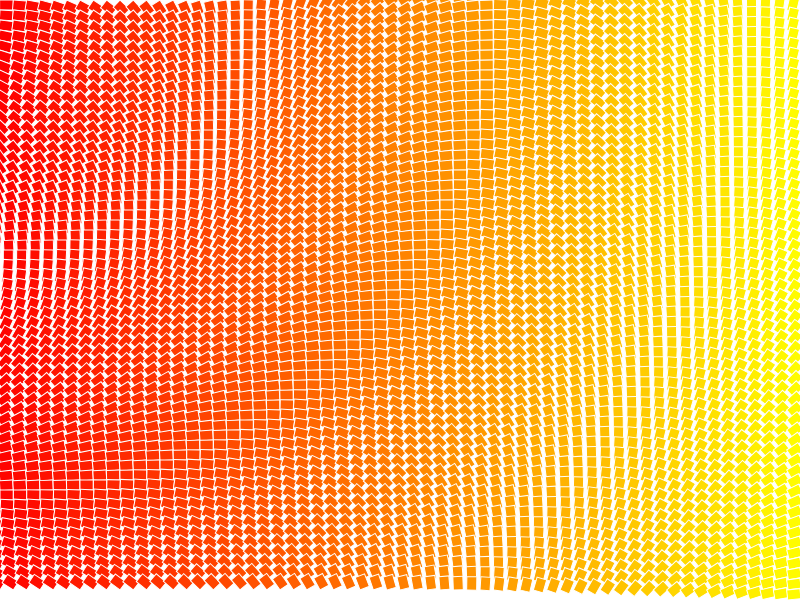
Frame 1 (no input)
Frame 60 (no input): identical to frame 1, image omitted
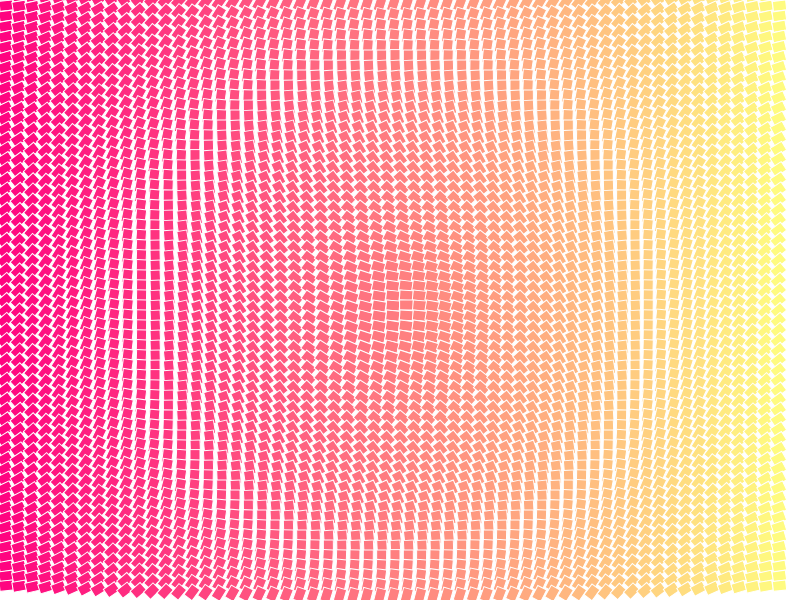
Frame 120 (the mouse pressed at the canvas centre since frame 60)

The p5.js sketch that drew these frames (run headless with seeded random() and noise() and a simulated clock; from frame 60 on, the mouse is pressed at the canvas centre):

// p5.js sketch
// ── sketch.js
/*

    Example Code: Interactive Gradient Array

*/


function setup(){

  createCanvas(800,600);
  stroke(255)

}

function draw(){
  background(255)

  let numCol = 60
  let numRow = 60
  let stepX = width / numCol // height of box 
  let stepY = height / numRow // width of box  

  for (var col = 0; col < numRow; col++){

    for (var row = 0; row < numCol; row++){
    
      fill(numCol*255,row/numRow*255,mouseX/width*255)   
      push()
      translate(row*stepX,col*stepY)
      rotate(dist(row*stepX,col*stepY,mouseX,mouseY)/1000*TWO_PI) 
      rect(0,0,stepX,stepY) 
      pop()

    }

  }

}
